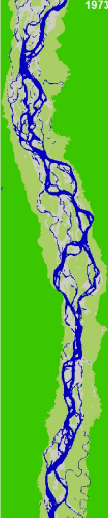
#> input picture Data/1973.png, 108 x 518 px
$ jupyter execute --allow-errors main.ipynb
#> lines starting #> are read from the running program, lines starting #| are printed output that depends on the picture; after the words box and inside, x2 and y2 are one past the last pixel; in counts of white or black regions, pixels touching at a corner belong together; long printed decimals are rounded
# Importing Library

[cell 1]
from PIL import Image, ImageChops
from matplotlib import pyplot as plt
import matplotlib.patches as mpatches
from tabulate import tabulate
import cv2
import numpy as np

# Finding the difference

[cell 2]
imgx = Image.open("Data/1973.png")
#> imgx is the input picture: PIL image 108x518 RGB; mean R, G, B 98.4, 183.1, 65.2
imgy = Image.open("Data/1980.png")
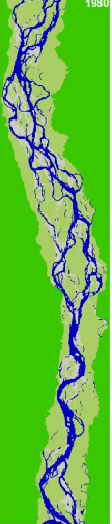
#> input picture Data/1980.png, 112 x 524 px
#> imgy is the input picture: PIL image 112x524 RGB; mean R, G, B 98.2, 183.4, 63.9

plt.imshow(imgx)
plt.show()
plt.imshow(imgy)
plt.show()
diff = ImageChops.difference(imgx, imgy)
plt.imshow(diff)
plt.show()

# River Area for 1973

[cell 3]
PIXEL_RESOLUTION = 30
CONST = 85.30

img = cv2.imread("Data/1973.png")
plt.imshow(img)
plt.title("Year - 1973")
plt.show()
# convert to HSV
hsv = cv2.cvtColor(img, cv2.COLOR_BGR2HSV)
#> hsv: shape (518, 108, 3); mean H, S, V 57, 189.8, 197.1
h, s, v = cv2.split(hsv)

# create mask for blue color in hsv
# blue is 240 in range 0 to 360, so for opencv it would be 120
lower = (100, 100, 100)
upper = (160, 255, 255)
mask = cv2.inRange(hsv, lower, upper)
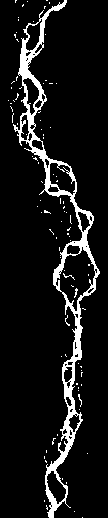
#> mask: shape (518, 108); 8.7% white; 94 white regions (93 under 20 px), largest, box (x1, y1, x2, y2) and area: (13, 0, 100, 518) 4553

# count non-zero pixels in mask
count1 = np.count_nonzero(mask)
#> count1 = 4887

# Calculate area from count
area_per_pixel = PIXEL_RESOLUTION**2  # square meters per pixel
channel_area1 = count1 * area_per_pixel / 1000000.0 * CONST
#> channel_area1 = 375.2
print("Channel Area:", round((channel_area1), 2), "km2")
#| Channel Area: 375.17 km2

# Get the shape of the image
height, width, channels = img.shape
#> height = 518; width = 108; channels = 3
# Calculate the total number of pixels
num_pixels = height * width
#> num_pixels = 55944

# print("Total number of pixels:", num_pixels)

# Calculate the percentage of count in num_pixels
percentage1 = (count1 / num_pixels) * 100
#> percentage1 = 8.74

print("Percentage of water covered for the given area:", percentage1, "%")
#| Percentage of water covered for the given area: 8.736 %

# River for 1980

[cell 4]
PIXEL_RESOLUTION = 30
CONST = 85.30

img = cv2.imread("Data/1980.png")
#> img: shape (524, 112, 3)
plt.imshow(img)
plt.title("Year - 1980")
plt.show()
# convert to HSV
hsv = cv2.cvtColor(img, cv2.COLOR_BGR2HSV)
#> hsv: shape (524, 112, 3); mean H, S, V 56.3, 190.2, 196.3
h, s, v = cv2.split(hsv)
#> h: shape (524, 112)
#> s: shape (524, 112)
#> v: shape (524, 112)

# create mask for blue color in hsv
# blue is 240 in range 0 to 360, so for opencv it would be 120
lower = (100, 100, 100)
upper = (160, 255, 255)
mask = cv2.inRange(hsv, lower, upper)
#> mask: shape (524, 112); 8.6% white; 73 white regions (70 under 20 px), largest, box (x1, y1, x2, y2) and area: (2, 0, 103, 524) 4746, (61, 169, 78, 183) 47, (44, 217, 55, 229) 21

# count non-zero pixels in mask
count2 = np.count_nonzero(mask)
#> count2 = 5045

# Calculate area from count
area_per_pixel = PIXEL_RESOLUTION**2  # square meters per pixel
channel_area2 = count2 * area_per_pixel / 1000000.0 * CONST
#> channel_area2 = 387.3
print("Channel Area:", round((channel_area2), 2), "km2")
#| Channel Area: 387.3 km2

# Get the shape of the image
height, width, channels = img.shape
#> height = 524; width = 112
# Calculate the total number of pixels
num_pixels = height * width
#> num_pixels = 58688

# print("Total number of pixels:", num_pixels)

# Calculate the percentage of count in num_pixels
percentage2 = (count2 / num_pixels) * 100
#> percentage2 = 8.6

print("Percentage of water covered for the given area:", percentage2, "%")
#| Percentage of water covered for the given area: 8.596 %

# River for 1989

[cell 5]
PIXEL_RESOLUTION = 30
CONST = 85.30

img = cv2.imread("Data/1989.png")
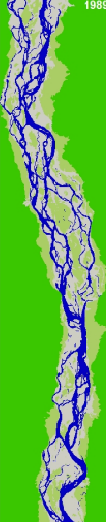
#> input picture Data/1989.png, 106 x 522 px
#> img is the input picture: shape (522, 106, 3); mean B, G, R 75.1, 179.9, 99.6
plt.imshow(img)
plt.title("Year - 1989")
plt.show()
# convert to HSV
hsv = cv2.cvtColor(img, cv2.COLOR_BGR2HSV)
#> hsv: shape (522, 106, 3); mean H, S, V 60.1, 182.4, 197.5
h, s, v = cv2.split(hsv)
#> h: shape (522, 106)
#> s: shape (522, 106)
#> v: shape (522, 106)

# create mask for blue color in hsv
# blue is 240 in range 0 to 360, so for opencv it would be 120
lower = (100, 100, 100)
upper = (160, 255, 255)
mask = cv2.inRange(hsv, lower, upper)
#> mask: shape (522, 106); 10.7% white; 72 white regions (65 under 20 px), largest, box (x1, y1, x2, y2) and area: (1, 0, 95, 522) 5430, (7, 0, 29, 39) 155, (77, 203, 92, 222) 37

# count non-zero pixels in mask
count3 = np.count_nonzero(mask)
#> count3 = 5937

# Calculate area from count
area_per_pixel = PIXEL_RESOLUTION**2  # square meters per pixel
channel_area3 = count3 * area_per_pixel / 1000000.0 * CONST
#> channel_area3 = 455.8
print("Channel Area:", round((channel_area3), 2), "km2")
#| Channel Area: 455.78 km2

# Get the shape of the image
height, width, channels = img.shape
#> height = 522; width = 106
# Calculate the total number of pixels
num_pixels = height * width
#> num_pixels = 55332

# print("Total number of pixels:", num_pixels)

# Calculate the percentage of count in num_pixels
percentage3 = (count3 / num_pixels) * 100
#> percentage3 = 10.73

print("Percentage of water covered for the given area:", percentage3, "%")
#| Percentage of water covered for the given area: 10.730 %

# River for 2003

[cell 6]
PIXEL_RESOLUTION = 30
CONST = 85.30

img = cv2.imread("Data/2003.png")
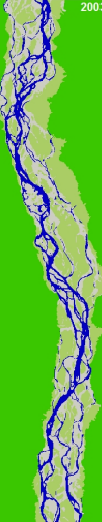
#> input picture Data/2003.png, 102 x 522 px
#> img is the input picture: shape (522, 102, 3); mean B, G, R 72.6, 183.6, 103.3
plt.imshow(img)
plt.title("Year - 2003")
plt.show()
# convert to HSV
hsv = cv2.cvtColor(img, cv2.COLOR_BGR2HSV)
#> hsv: shape (522, 102, 3); mean H, S, V 57.8, 180.3, 197.3
h, s, v = cv2.split(hsv)
#> h: shape (522, 102)
#> s: shape (522, 102)
#> v: shape (522, 102)

# create mask for blue color in hsv
# blue is 240 in range 0 to 360, so for opencv it would be 120
lower = (100, 100, 100)
upper = (160, 255, 255)
mask = cv2.inRange(hsv, lower, upper)
#> mask: shape (522, 102); 8.6% white; 121 white regions (114 under 20 px), largest, box (x1, y1, x2, y2) and area: (4, 0, 91, 522) 3698, (61, 447, 82, 522) 255, (55, 420, 71, 456) 76

# count non-zero pixels in mask
count4 = np.count_nonzero(mask)
#> count4 = 4578

# Calculate area from count
area_per_pixel = PIXEL_RESOLUTION**2  # square meters per pixel
channel_area4 = count4 * area_per_pixel / 1000000.0 * CONST
#> channel_area4 = 351.5
print("Channel Area:", round((channel_area4), 2), "km2")
#| Channel Area: 351.45 km2

# Get the shape of the image
height, width, channels = img.shape
#> width = 102
# Calculate the total number of pixels
num_pixels = height * width
#> num_pixels = 53244

# print("Total number of pixels:", num_pixels)

# Calculate the percentage of count in num_pixels
percentage4 = (count4 / num_pixels) * 100
#> percentage4 = 8.6

print("Percentage of water covered for the given area:", percentage4, "%")
#| Percentage of water covered for the given area: 8.598 %

# River for 2010

[cell 7]
PIXEL_RESOLUTION = 30
CONST = 85.30

img = cv2.imread("Data/2010.png")
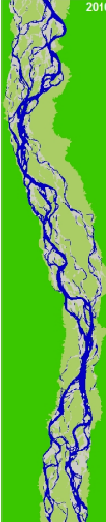
#> input picture Data/2010.png, 106 x 522 px
#> img is the input picture: shape (522, 106, 3); mean B, G, R 67.7, 182.6, 100.1
plt.imshow(img)
plt.title("Year - 2010")
plt.show()
# convert to HSV
hsv = cv2.cvtColor(img, cv2.COLOR_BGR2HSV)
#> hsv: shape (522, 106, 3); mean H, S, V 57.2, 185.4, 195.9
h, s, v = cv2.split(hsv)
#> h: shape (522, 106)
#> s: shape (522, 106)
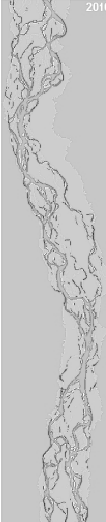
#> v: shape (522, 106); min 55, max 255, mean 195.9

# create mask for blue color in hsv
# blue is 240 in range 0 to 360, so for opencv it would be 120
lower = (100, 100, 100)
upper = (160, 255, 255)
mask = cv2.inRange(hsv, lower, upper)
#> mask: shape (522, 106); 8.9% white; 91 white regions (86 under 20 px), largest, box (x1, y1, x2, y2) and area: (9, 0, 96, 522) 4475, (89, 240, 97, 256) 38, (66, 202, 79, 213) 29, (31, 16, 45, 23) 28, (15, 25, 20, 39) 24

# count non-zero pixels in mask
count5 = np.count_nonzero(mask)
#> count5 = 4923

# Calculate area from count
area_per_pixel = PIXEL_RESOLUTION**2  # square meters per pixel
channel_area5 = count5 * area_per_pixel / 1000000.0 * CONST
#> channel_area5 = 377.9
print("Channel Area:", round((channel_area5), 2), "km2")
#| Channel Area: 377.94 km2

# Get the shape of the image
height, width, channels = img.shape
#> width = 106
# Calculate the total number of pixels
num_pixels = height * width
#> num_pixels = 55332

# print("Total number of pixels:", num_pixels)

# Calculate the percentage of count in num_pixels
percentage5 = (count5 / num_pixels) * 100
#> percentage5 = 8.9

print("Percentage of water covered for the given area:", percentage5, "%")
#| Percentage of water covered for the given area: 8.897 %

# Water Area difference

[cell 8]
a1 = channel_area1 - channel_area2
#> a1 = -12.13
a2 = channel_area2 - channel_area3
#> a2 = -68.48
a3 = channel_area3 - channel_area4
#> a3 = 104.3
a4 = channel_area4 - channel_area5
#> a4 = -26.49
print("Water area diffrence 1973-1980:", round(a1, 2), "KM^2")
#| Water area diffrence 1973-1980: -12.13 KM^2
print("Water area diffrence 1980-1989:", round(a2, 2), "KM^2")
#| Water area diffrence 1980-1989: -68.48 KM^2
print("Water area diffrence 1989-2003:", round(a3, 2), "KM^2")
#| Water area diffrence 1989-2003: 104.33 KM^2
print("Water area diffrence 2003-2010:", round(a4, 2), "KM^2")
#| Water area diffrence 2003-2010: -26.49 KM^2

# Channel Area Difference Graphical Representation

[cell 9]
# heights of bars(y-coordinates)
y = [a1, a2, a3, a4]
#> y = [-12.13, -68.48, 104.3, -26.49]

# x-coordinates of left sides of bars
x = np.arange(len(y))
#> x = [0, 1, 2, 3]

# labels for bars
tick_label = ["1973-1980", "1980-1989", "1989-2003", "2003-2010"]

# Bar Colour List - Conditional
col=[]

for i in y:
    if (i>=0):
        col.append('green')
    else:
        col.append('red')
#> this loop made 4 passes
#> i on passes 1 to 4: -12.13, -68.48, 104.3, -26.49
#> after the loop, col = ['red', 'red', 'green', 'red']

ACC = mpatches.Patch(color='red', label='Accretion')
ERO = mpatches.Patch(color='green', label='Erosion')

plt.bar(x, y, tick_label=tick_label, width=0.8, color=col, edgecolor='black')

# naming the x-axis
plt.xlabel("Year")
# naming the y-axis
plt.ylabel("Channel Area Changed in kM^2")
# plot title
plt.title("Channel Area Diffrence")

# function to show the plot
# plt.legend(label)
plt.legend(handles=[ACC,ERO],loc=2)
plt.show()
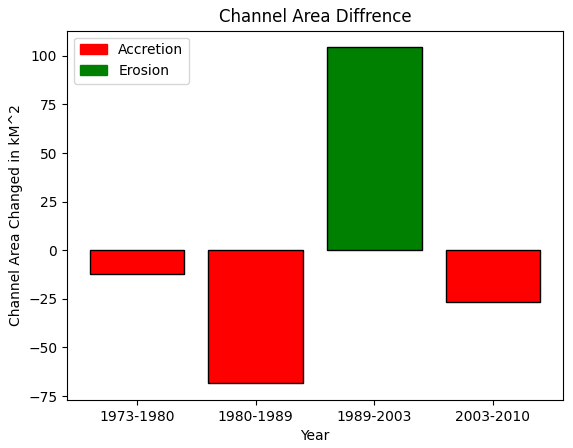
#> figure drawn by matplotlib, 1 panel; tallest bar 104.3 high, from x = 1.6 to 2.4

# Channel Area Covered by Yearwise -- Bar Graph

[cell 10]
# x-coordinates of left sides of bars
left = [1, 2, 3, 4, 5]

# heights of bars
# height = [percentage1, percentage2, percentage3, percentage4, percentage5]
height = [channel_area1,channel_area2,channel_area3,channel_area4,channel_area5]
#> height = [375.2, 387.3, 455.8, 351.5, 377.9]

# labels for bars
tick_label = ["1973", "1980", "1989", "2003", "2010"]

# plotting a bar chart
plt.bar(left, height, tick_label=tick_label, width=0.8, color=["red", "green","blue","yellow","purple"],edgecolor='black')

# naming the x-axis
plt.xlabel("Year")
# naming the y-axis
plt.ylabel("Channel Area")
# plot title
plt.title("Channel Area Covered by Yearwise")

# function to show the plot
plt.show()
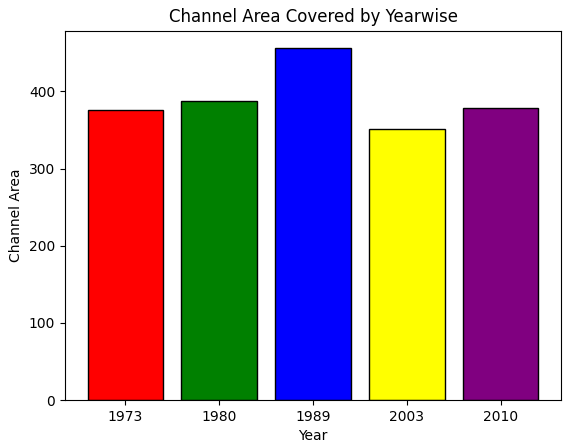
#> figure drawn by matplotlib, 1 panel; tallest bar 455.8 high, from x = 2.6 to 3.4

# Rate of Channel Area by Yearwise -- Table Format

[cell 11]
table = {
    "Year": ["1973", "1980", "1989", "2003", "2010"],
    "Channel Area(KM^2)": [round((i),2) for i in height]
}
#> table = {'Year': ['1973', '1980', '1989', '2003', '2010'], 'Channel Area(KM^2)': [375.2, 387.3, 455.8, 351.4, 377.9]}

print(tabulate(table,headers='keys',tablefmt='fancy_grid',showindex=range(1,len(height)+1)))
#| ╒════╤════════╤══════════════════════╕
#| │    │   Year │   Channel Area(KM^2) │
#| ╞════╪════════╪══════════════════════╡
#| │  1 │   1973 │               375.17 │
#| ├────┼────────┼──────────────────────┤
#| │  2 │   1980 │               387.3  │
#| ├────┼────────┼──────────────────────┤
#| │  3 │   1989 │               455.78 │
#| ├────┼────────┼──────────────────────┤
#| │  4 │   2003 │               351.45 │
#| ├────┼────────┼──────────────────────┤
#| │  5 │   2010 │               377.94 │
#> (further printed lines are left out)

# Split Image and save in directory

[cell 12]
from split_image import split_image


# imag= split_image ("Data/1973.png", 12, 1,True, False,["C:/Users/bkrmp/Desktop/RiverErosion/split"])

slice_size=8

#> (the rest of this cell did not finish here and is left out)

# Division wise area of a river

[cell 13]
lower = np.array([110, 50, 50])
upper = np.array([130, 255, 255])


areaDifference = []

def get_area(image_year):
#> called with image_year = 1973
    area=[]
    for i in range(slice_size):
        img = cv2.imread(f"Split/{image_year}/{image_year}_{i}.png")
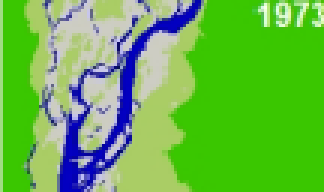
#> input picture Split/1973/1973_0.png, 108 x 64 px (shown 3 times larger)
#> img is the input picture: shape (64, 108, 3); mean B, G, R 74.9, 183.4, 104.6
        hsv = cv2.cvtColor(img, cv2.COLOR_BGR2HSV)
#> hsv: shape (64, 108, 3); mean H, S, V 57.2, 178.4, 197.7
        mask = cv2.inRange(hsv, lower, upper)
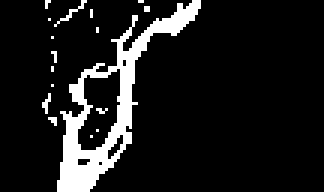
#> mask: shape (64, 108) (shown 3 times larger); 10.9% white; 17 white regions (16 under 20 px), largest, box (x1, y1, x2, y2) and area: (19, 0, 67, 64) 690
        count = cv2.countNonZero(mask)
#> count = 754
        pixel_resolution = 30  # meters per pixel
        area_per_pixel = pixel_resolution**2  # square meters per pixel
        channel_area = count * area_per_pixel / 1000000.0 * CONST
#> channel_area = 57.88
        area.append(round(channel_area,2))
#> pass 2 of the loop in get_area, `for i in range(slice_size):`:
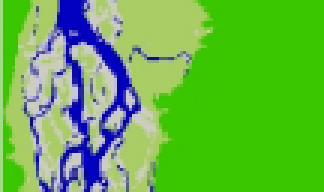
#> input picture Split/1973/1973_1.png, 108 x 64 px (shown 3 times larger)
#> in get_area, img is the input picture: shape (64, 108, 3); mean B, G, R 72.2, 180.5, 101.3
#> in get_area, `mask = cv2.inRange(hsv, lower, upper)`:
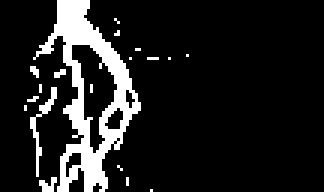
#> mask: shape (64, 108) (shown 3 times larger); 12.5% white; 19 white regions (17 under 20 px), largest, box (x1, y1, x2, y2) and area: (11, 0, 47, 64) 746, (10, 29, 19, 59) 54
#> count = 867
#> channel_area = 66.56
#> pass 3 of the loop in get_area, `for i in range(slice_size):`:
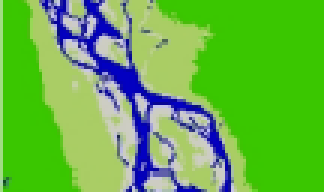
#> input picture Split/1973/1973_2.png, 108 x 64 px (shown 3 times larger)
#> in get_area, img is the input picture: shape (64, 108, 3); mean B, G, R 71.2, 180.9, 101.9
#> in get_area, `mask = cv2.inRange(hsv, lower, upper)`:
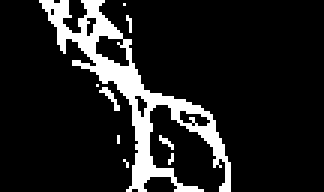
#> mask: shape (64, 108) (shown 3 times larger); 12.7% white; 9 white regions (8 under 20 px), largest, box (x1, y1, x2, y2) and area: (13, 0, 77, 64) 828
#> count = 876
#> channel_area = 67.25
#> the loop made 4 passes; the first 3 are shown
    return area

#> (the rest of this cell did not finish here and is left out)
